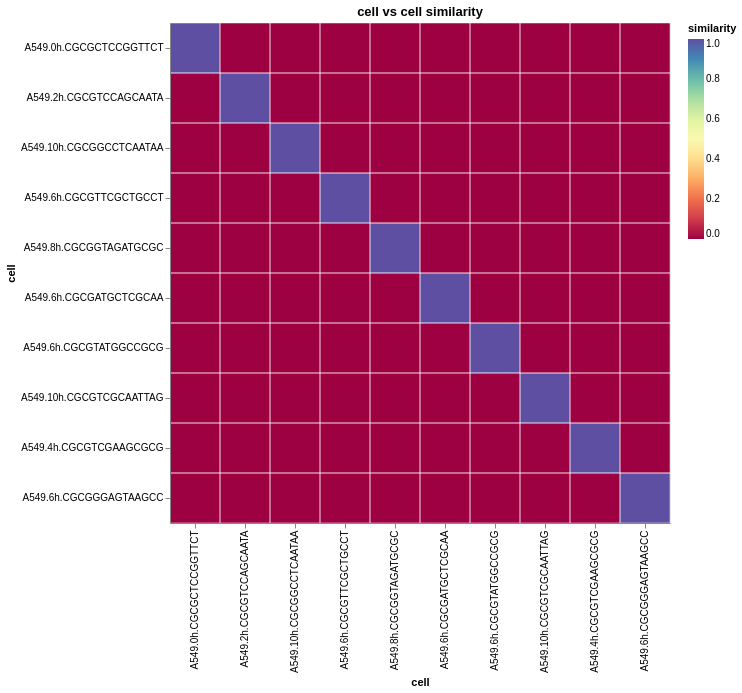

Source (notebook cell):
### Code cell
df3 = data.similarities["cell_cell_X"]
plot_heatmap(df3, "cell")

### Figure 1 — Vega-Lite specification as saved in the notebook (floating-point values rounded to 4 significant figures)
{"config": {"view": {"continuousWidth": 300, "continuousHeight": 300}}, "layer": [{"mark": {"type": "rect"}, "encoding": {"color": {"field": "similarity", "legend": {"title": "similarity"}, "scale": {"domain": [0, 1], "scheme": "spectral"}, "type": "quantitative"}, "x": {"field": "index", "sort": null, "title": "cell", "type": "nominal"}, "y": {"field": "variable", "sort": null, "title": "cell", "type": "nominal"}}, "title": "cell vs cell similarity"}, {"mark": {"type": "rect", "fill": "transparent", "stroke": "white", "strokeWidth": 0.5}, "encoding": {"tooltip": [{"field": "index", "title": "gene x", "type": "nominal"}, {"field": "variable", "title": "gene y", "type": "nominal"}, {"field": "similarity", "format": ".3f", "title": "similarity", "type": "quantitative"}], "x": {"field": "index", "sort": null, "type": "nominal"}, "y": {"field": "variable", "sort": null, "type": "nominal"}}, "title": "cell vs cell similarity"}], "data": {"name": "data-3c907950cb0c5faa59b7eb56d6ada372"}, "height": {"step": 50}, "width": {"step": 50}, "$schema": "https://vega.github.io/schema/vega-lite/v6.1.0.json", "datasets": {"data-3c907950cb0c5faa59b7eb56d6ada372": [{"index": "A549.0h.CGCGCTCCGGTTCT", "variable": "A549.0h.CGCGCTCCGGTTCT", "similarity": 1.0}, {"index": "A549.2h.CGCGTCCAGCAATA", "variable": "A549.0h.CGCGCTCCGGTTCT", "similarity": 0.0}, {"index": "A549.10h.CGCGGCCTCAATAA", "variable": "A549.0h.CGCGCTCCGGTTCT", "similarity": 0.0}, {"index": "A549.6h.CGCGTTCGCTGCCT", "variable": "A549.0h.CGCGCTCCGGTTCT", "similarity": 0.0}, {"index": "A549.8h.CGCGGTAGATGCGC", "variable": "A549.0h.CGCGCTCCGGTTCT", "similarity": 0.0}, {"index": "A549.6h.CGCGATGCTCGCAA", "variable": "A549.0h.CGCGCTCCGGTTCT", "similarity": 0.0}, {"index": "A549.6h.CGCGTATGGCCGCG", "variable": "A549.0h.CGCGCTCCGGTTCT", "similarity": 0.0}, {"index": "A549.10h.CGCGTCGCAATTAG", "variable": "A549.0h.CGCGCTCCGGTTCT", "similarity": 0.0}, {"index": "A549.4h.CGCGTCGAAGCGCG", "variable": "A549.0h.CGCGCTCCGGTTCT", "similarity": 0.0}, {"index": "A549.6h.CGCGGGAGTAAGCC", "variable": "A549.0h.CGCGCTCCGGTTCT", "similarity": 0.0}, {"index": "A549.0h.CGCGCTCCGGTTCT", "variable": "A549.2h.CGCGTCCAGCAATA", "similarity": 0.0}, {"index": "A549.2h.CGCGTCCAGCAATA", "variable": "A549.2h.CGCGTCCAGCAATA", "similarity": 1.0}, {"index": "A549.10h.CGCGGCCTCAATAA", "variable": "A549.2h.CGCGTCCAGCAATA", "similarity": 0.0}, {"index": "A549.6h.CGCGTTCGCTGCCT", "variable": "A549.2h.CGCGTCCAGCAATA", "similarity": 0.0}, {"index": "A549.8h.CGCGGTAGATGCGC", "variable": "A549.2h.CGCGTCCAGCAATA", "similarity": 0.0}, {"index": "A549.6h.CGCGATGCTCGCAA", "variable": "A549.2h.CGCGTCCAGCAATA", "similarity": 0.0}, {"index": "A549.6h.CGCGTATGGCCGCG", "variable": "A549.2h.CGCGTCCAGCAATA", "similarity": 0.0}, {"index": "A549.10h.CGCGTCGCAATTAG", "variable": "A549.2h.CGCGTCCAGCAATA", "similarity": 0.0}, {"index": "A549.4h.CGCGTCGAAGCGCG", "variable": "A549.2h.CGCGTCCAGCAATA", "similarity": 0.0}, {"index": "A549.6h.CGCGGGAGTAAGCC", "variable": "A549.2h.CGCGTCCAGCAATA", "similarity": 0.0}, {"index": "A549.0h.CGCGCTCCGGTTCT", "variable": "A549.10h.CGCGGCCTCAATAA", "similarity": 0.0}, {"index": "A549.2h.CGCGTCCAGCAATA", "variable": "A549.10h.CGCGGCCTCAATAA", "similarity": 0.0}, {"index": "A549.10h.CGCGGCCTCAATAA", "variable": "A549.10h.CGCGGCCTCAATAA", "similarity": 1.0}, {"index": "A549.6h.CGCGTTCGCTGCCT", "variable": "A549.10h.CGCGGCCTCAATAA", "similarity": 0.0}, {"index": "A549.8h.CGCGGTAGATGCGC", "variable": "A549.10h.CGCGGCCTCAATAA", "similarity": 0.0}, {"index": "A549.6h.CGCGATGCTCGCAA", "variable": "A549.10h.CGCGGCCTCAATAA", "similarity": 0.0}, {"index": "A549.6h.CGCGTATGGCCGCG", "variable": "A549.10h.CGCGGCCTCAATAA", "similarity": 0.0}, {"index": "A549.10h.CGCGTCGCAATTAG", "variable": "A549.10h.CGCGGCCTCAATAA", "similarity": 0.0}, {"index": "A549.4h.CGCGTCGAAGCGCG", "variable": "A549.10h.CGCGGCCTCAATAA", "similarity": 0.0}, {"index": "A549.6h.CGCGGGAGTAAGCC", "variable": "A549.10h.CGCGGCCTCAATAA", "similarity": 0.0}, {"index": "A549.0h.CGCGCTCCGGTTCT", "variable": "A549.6h.CGCGTTCGCTGCCT", "similarity": 0.0}, {"index": "A549.2h.CGCGTCCAGCAATA", "variable": "A549.6h.CGCGTTCGCTGCCT", "similarity": 0.0}, {"index": "A549.10h.CGCGGCCTCAATAA", "variable": "A549.6h.CGCGTTCGCTGCCT", "similarity": 0.0}, {"index": "A549.6h.CGCGTTCGCTGCCT", "variable": "A549.6h.CGCGTTCGCTGCCT", "similarity": 1.0}, {"index": "A549.8h.CGCGGTAGATGCGC", "variable": "A549.6h.CGCGTTCGCTGCCT", "similarity": 0.0}, {"index": "A549.6h.CGCGATGCTCGCAA", "variable": "A549.6h.CGCGTTCGCTGCCT", "similarity": 0.0}, {"index": "A549.6h.CGCGTATGGCCGCG", "variable": "A549.6h.CGCGTTCGCTGCCT", "similarity": 0.0}, {"index": "A549.10h.CGCGTCGCAATTAG", "variable": "A549.6h.CGCGTTCGCTGCCT", "similarity": 0.0}, {"index": "A549.4h.CGCGTCGAAGCGCG", "variable": "A549.6h.CGCGTTCGCTGCCT", "similarity": 0.0}, {"index": "A549.6h.CGCGGGAGTAAGCC", "variable": "A549.6h.CGCGTTCGCTGCCT", "similarity": 0.0}, {"index": "A549.0h.CGCGCTCCGGTTCT", "variable": "A549.8h.CGCGGTAGATGCGC", "similarity": 0.0}, {"index": "A549.2h.CGCGTCCAGCAATA", "variable": "A549.8h.CGCGGTAGATGCGC", "similarity": 0.0}, {"index": "A549.10h.CGCGGCCTCAATAA", "variable": "A549.8h.CGCGGTAGATGCGC", "similarity": 0.0}, {"index": "A549.6h.CGCGTTCGCTGCCT", "variable": "A549.8h.CGCGGTAGATGCGC", "similarity": 0.0}, {"index": "A549.8h.CGCGGTAGATGCGC", "variable": "A549.8h.CGCGGTAGATGCGC", "similarity": 1.0}, {"index": "A549.6h.CGCGATGCTCGCAA", "variable": "A549.8h.CGCGGTAGATGCGC", "similarity": 0.0}, {"index": "A549.6h.CGCGTATGGCCGCG", "variable": "A549.8h.CGCGGTAGATGCGC", "similarity": 0.0}, {"index": "A549.10h.CGCGTCGCAATTAG", "variable": "A549.8h.CGCGGTAGATGCGC", "similarity": 0.0}, {"index": "A549.4h.CGCGTCGAAGCGCG", "variable": "A549.8h.CGCGGTAGATGCGC", "similarity": 0.0}, {"index": "A549.6h.CGCGGGAGTAAGCC", "variable": "A549.8h.CGCGGTAGATGCGC", "similarity": 0.0}, {"index": "A549.0h.CGCGCTCCGGTTCT", "variable": "A549.6h.CGCGATGCTCGCAA", "similarity": 0.0}, {"index": "A549.2h.CGCGTCCAGCAATA", "variable": "A549.6h.CGCGATGCTCGCAA", "similarity": 0.0}, {"index": "A549.10h.CGCGGCCTCAATAA", "variable": "A549.6h.CGCGATGCTCGCAA", "similarity": 0.0}, {"index": "A549.6h.CGCGTTCGCTGCCT", "variable": "A549.6h.CGCGATGCTCGCAA", "similarity": 0.0}, {"index": "A549.8h.CGCGGTAGATGCGC", "variable": "A549.6h.CGCGATGCTCGCAA", "similarity": 0.0}, {"index": "A549.6h.CGCGATGCTCGCAA", "variable": "A549.6h.CGCGATGCTCGCAA", "similarity": 1.0}, {"index": "A549.6h.CGCGTATGGCCGCG", "variable": "A549.6h.CGCGATGCTCGCAA", "similarity": 0.0}, {"index": "A549.10h.CGCGTCGCAATTAG", "variable": "A549.6h.CGCGATGCTCGCAA", "similarity": 0.0}, {"index": "A549.4h.CGCGTCGAAGCGCG", "variable": "A549.6h.CGCGATGCTCGCAA", "similarity": 0.0}, {"index": "A549.6h.CGCGGGAGTAAGCC", "variable": "A549.6h.CGCGATGCTCGCAA", "similarity": 0.0}, {"index": "A549.0h.CGCGCTCCGGTTCT", "variable": "A549.6h.CGCGTATGGCCGCG", "similarity": 0.0}, {"index": "A549.2h.CGCGTCCAGCAATA", "variable": "A549.6h.CGCGTATGGCCGCG", "similarity": 0.0}, {"index": "A549.10h.CGCGGCCTCAATAA", "variable": "A549.6h.CGCGTATGGCCGCG", "similarity": 0.0}, {"index": "A549.6h.CGCGTTCGCTGCCT", "variable": "A549.6h.CGCGTATGGCCGCG", "similarity": 0.0}, {"index": "A549.8h.CGCGGTAGATGCGC", "variable": "A549.6h.CGCGTATGGCCGCG", "similarity": 0.0}, {"index": "A549.6h.CGCGATGCTCGCAA", "variable": "A549.6h.CGCGTATGGCCGCG", "similarity": 0.0}, {"index": "A549.6h.CGCGTATGGCCGCG", "variable": "A549.6h.CGCGTATGGCCGCG", "similarity": 1.0}, {"index": "A549.10h.CGCGTCGCAATTAG", "variable": "A549.6h.CGCGTATGGCCGCG", "similarity": 0.0}, {"index": "A549.4h.CGCGTCGAAGCGCG", "variable": "A549.6h.CGCGTATGGCCGCG", "similarity": 0.0}, {"index": "A549.6h.CGCGGGAGTAAGCC", "variable": "A549.6h.CGCGTATGGCCGCG", "similarity": 0.0}, {"index": "A549.0h.CGCGCTCCGGTTCT", "variable": "A549.10h.CGCGTCGCAATTAG", "similarity": 0.0}, {"index": "A549.2h.CGCGTCCAGCAATA", "variable": "A549.10h.CGCGTCGCAATTAG", "similarity": 0.0}, {"index": "A549.10h.CGCGGCCTCAATAA", "variable": "A549.10h.CGCGTCGCAATTAG", "similarity": 0.0}, {"index": "A549.6h.CGCGTTCGCTGCCT", "variable": "A549.10h.CGCGTCGCAATTAG", "similarity": 0.0}, {"index": "A549.8h.CGCGGTAGATGCGC", "variable": "A549.10h.CGCGTCGCAATTAG", "similarity": 0.0}, {"index": "A549.6h.CGCGATGCTCGCAA", "variable": "A549.10h.CGCGTCGCAATTAG", "similarity": 0.0}, {"index": "A549.6h.CGCGTATGGCCGCG", "variable": "A549.10h.CGCGTCGCAATTAG", "similarity": 0.0}, {"index": "A549.10h.CGCGTCGCAATTAG", "variable": "A549.10h.CGCGTCGCAATTAG", "similarity": 1.0}, {"index": "A549.4h.CGCGTCGAAGCGCG", "variable": "A549.10h.CGCGTCGCAATTAG", "similarity": 0.0}, {"index": "A549.6h.CGCGGGAGTAAGCC", "variable": "A549.10h.CGCGTCGCAATTAG", "similarity": 0.0}, {"index": "A549.0h.CGCGCTCCGGTTCT", "variable": "A549.4h.CGCGTCGAAGCGCG", "similarity": 0.0}, {"index": "A549.2h.CGCGTCCAGCAATA", "variable": "A549.4h.CGCGTCGAAGCGCG", "similarity": 0.0}, {"index": "A549.10h.CGCGGCCTCAATAA", "variable": "A549.4h.CGCGTCGAAGCGCG", "similarity": 0.0}, {"index": "A549.6h.CGCGTTCGCTGCCT", "variable": "A549.4h.CGCGTCGAAGCGCG", "similarity": 0.0}, {"index": "A549.8h.CGCGGTAGATGCGC", "variable": "A549.4h.CGCGTCGAAGCGCG", "similarity": 0.0}, {"index": "A549.6h.CGCGATGCTCGCAA", "variable": "A549.4h.CGCGTCGAAGCGCG", "similarity": 0.0}, {"index": "A549.6h.CGCGTATGGCCGCG", "variable": "A549.4h.CGCGTCGAAGCGCG", "similarity": 0.0}, {"index": "A549.10h.CGCGTCGCAATTAG", "variable": "A549.4h.CGCGTCGAAGCGCG", "similarity": 0.0}, {"index": "A549.4h.CGCGTCGAAGCGCG", "variable": "A549.4h.CGCGTCGAAGCGCG", "similarity": 1.0}, {"index": "A549.6h.CGCGGGAGTAAGCC", "variable": "A549.4h.CGCGTCGAAGCGCG", "similarity": 0.0}, {"index": "A549.0h.CGCGCTCCGGTTCT", "variable": "A549.6h.CGCGGGAGTAAGCC", "similarity": 0.0}, {"index": "A549.2h.CGCGTCCAGCAATA", "variable": "A549.6h.CGCGGGAGTAAGCC", "similarity": 0.0}, {"index": "A549.10h.CGCGGCCTCAATAA", "variable": "A549.6h.CGCGGGAGTAAGCC", "similarity": 0.0}, {"index": "A549.6h.CGCGTTCGCTGCCT", "variable": "A549.6h.CGCGGGAGTAAGCC", "similarity": 0.0}, {"index": "A549.8h.CGCGGTAGATGCGC", "variable": "A549.6h.CGCGGGAGTAAGCC", "similarity": 0.0}, {"index": "A549.6h.CGCGATGCTCGCAA", "variable": "A549.6h.CGCGGGAGTAAGCC", "similarity": 0.0}, {"index": "A549.6h.CGCGTATGGCCGCG", "variable": "A549.6h.CGCGGGAGTAAGCC", "similarity": 0.0}, {"index": "A549.10h.CGCGTCGCAATTAG", "variable": "A549.6h.CGCGGGAGTAAGCC", "similarity": 0.0}, {"index": "A549.4h.CGCGTCGAAGCGCG", "variable": "A549.6h.CGCGGGAGTAAGCC", "similarity": 0.0}, {"index": "A549.6h.CGCGGGAGTAAGCC", "variable": "A549.6h.CGCGGGAGTAAGCC", "similarity": 1.0}]}}
